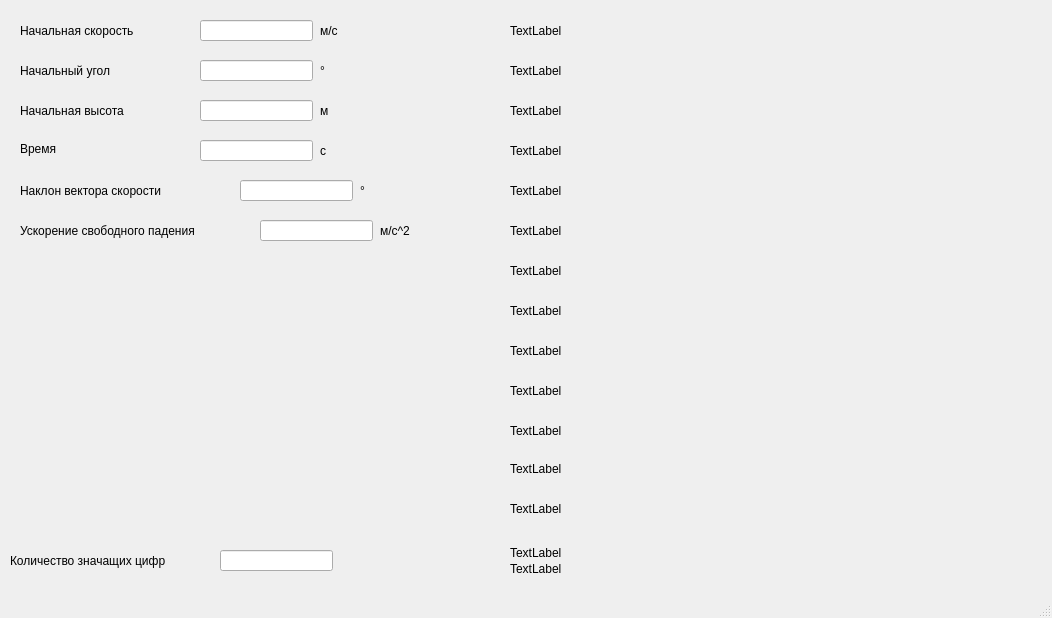
<?xml version="1.0" encoding="UTF-8"?>
<ui version="4.0">
 <class>MainWindow</class>
 <widget class="QMainWindow" name="MainWindow">
  <property name="geometry">
   <rect>
    <x>0</x>
    <y>0</y>
    <width>1052</width>
    <height>618</height>
   </rect>
  </property>
  <property name="windowTitle">
   <string>MainWindow</string>
  </property>
  <widget class="QWidget" name="centralwidget">
   <widget class="QLineEdit" name="speedField">
    <property name="geometry">
     <rect>
      <x>200</x>
      <y>20</y>
      <width>113</width>
      <height>21</height>
     </rect>
    </property>
   </widget>
   <widget class="QLineEdit" name="angleField">
    <property name="geometry">
     <rect>
      <x>200</x>
      <y>60</y>
      <width>113</width>
      <height>21</height>
     </rect>
    </property>
   </widget>
   <widget class="QLineEdit" name="heightField">
    <property name="geometry">
     <rect>
      <x>200</x>
      <y>100</y>
      <width>113</width>
      <height>21</height>
     </rect>
    </property>
   </widget>
   <widget class="QLineEdit" name="timeField">
    <property name="geometry">
     <rect>
      <x>200</x>
      <y>140</y>
      <width>113</width>
      <height>21</height>
     </rect>
    </property>
   </widget>
   <widget class="QLabel" name="label">
    <property name="geometry">
     <rect>
      <x>20</x>
      <y>20</y>
      <width>161</width>
      <height>21</height>
     </rect>
    </property>
    <property name="text">
     <string>Начальная скорость</string>
    </property>
   </widget>
   <widget class="QLabel" name="label_2">
    <property name="geometry">
     <rect>
      <x>20</x>
      <y>60</y>
      <width>131</width>
      <height>21</height>
     </rect>
    </property>
    <property name="text">
     <string>Начальный угол</string>
    </property>
   </widget>
   <widget class="QLabel" name="label_3">
    <property name="geometry">
     <rect>
      <x>20</x>
      <y>100</y>
      <width>141</width>
      <height>21</height>
     </rect>
    </property>
    <property name="text">
     <string>Начальная высота</string>
    </property>
   </widget>
   <widget class="QLabel" name="label_4">
    <property name="geometry">
     <rect>
      <x>20</x>
      <y>140</y>
      <width>67</width>
      <height>17</height>
     </rect>
    </property>
    <property name="text">
     <string>Время</string>
    </property>
   </widget>
   <widget class="QLabel" name="label_5">
    <property name="geometry">
     <rect>
      <x>20</x>
      <y>180</y>
      <width>201</width>
      <height>21</height>
     </rect>
    </property>
    <property name="text">
     <string>Наклон вектора скорости</string>
    </property>
   </widget>
   <widget class="QLineEdit" name="vectorDirectionField">
    <property name="geometry">
     <rect>
      <x>240</x>
      <y>180</y>
      <width>113</width>
      <height>21</height>
     </rect>
    </property>
   </widget>
   <widget class="QLabel" name="label_6">
    <property name="geometry">
     <rect>
      <x>320</x>
      <y>20</y>
      <width>67</width>
      <height>21</height>
     </rect>
    </property>
    <property name="text">
     <string>м/с</string>
    </property>
   </widget>
   <widget class="QLabel" name="label_7">
    <property name="geometry">
     <rect>
      <x>320</x>
      <y>60</y>
      <width>67</width>
      <height>21</height>
     </rect>
    </property>
    <property name="text">
     <string>°</string>
    </property>
   </widget>
   <widget class="QLabel" name="label_8">
    <property name="geometry">
     <rect>
      <x>320</x>
      <y>100</y>
      <width>67</width>
      <height>21</height>
     </rect>
    </property>
    <property name="text">
     <string>м</string>
    </property>
   </widget>
   <widget class="QLabel" name="label_9">
    <property name="geometry">
     <rect>
      <x>320</x>
      <y>140</y>
      <width>67</width>
      <height>21</height>
     </rect>
    </property>
    <property name="text">
     <string>с</string>
    </property>
   </widget>
   <widget class="QLabel" name="label_10">
    <property name="geometry">
     <rect>
      <x>360</x>
      <y>180</y>
      <width>67</width>
      <height>21</height>
     </rect>
    </property>
    <property name="text">
     <string>°</string>
    </property>
   </widget>
   <widget class="QLabel" name="label_11">
    <property name="geometry">
     <rect>
      <x>20</x>
      <y>220</y>
      <width>241</width>
      <height>21</height>
     </rect>
    </property>
    <property name="text">
     <string>Ускорение свободного падения</string>
    </property>
   </widget>
   <widget class="QLabel" name="label_12">
    <property name="geometry">
     <rect>
      <x>380</x>
      <y>220</y>
      <width>67</width>
      <height>21</height>
     </rect>
    </property>
    <property name="text">
     <string>м/с^2</string>
    </property>
   </widget>
   <widget class="QLineEdit" name="gField">
    <property name="geometry">
     <rect>
      <x>260</x>
      <y>220</y>
      <width>113</width>
      <height>21</height>
     </rect>
    </property>
   </widget>
   <widget class="QLabel" name="label_13">
    <property name="geometry">
     <rect>
      <x>10</x>
      <y>550</y>
      <width>211</width>
      <height>21</height>
     </rect>
    </property>
    <property name="text">
     <string>Количество значащих цифр</string>
    </property>
   </widget>
   <widget class="QLineEdit" name="digitsField">
    <property name="geometry">
     <rect>
      <x>220</x>
      <y>550</y>
      <width>113</width>
      <height>21</height>
     </rect>
    </property>
   </widget>
   <widget class="QLabel" name="label_14">
    <property name="geometry">
     <rect>
      <x>510</x>
      <y>20</y>
      <width>531</width>
      <height>21</height>
     </rect>
    </property>
    <property name="text">
     <string>TextLabel</string>
    </property>
   </widget>
   <widget class="QLabel" name="label_15">
    <property name="geometry">
     <rect>
      <x>510</x>
      <y>60</y>
      <width>531</width>
      <height>21</height>
     </rect>
    </property>
    <property name="text">
     <string>TextLabel</string>
    </property>
   </widget>
   <widget class="QLabel" name="label_16">
    <property name="geometry">
     <rect>
      <x>510</x>
      <y>100</y>
      <width>531</width>
      <height>21</height>
     </rect>
    </property>
    <property name="text">
     <string>TextLabel</string>
    </property>
   </widget>
   <widget class="QLabel" name="label_17">
    <property name="geometry">
     <rect>
      <x>510</x>
      <y>140</y>
      <width>531</width>
      <height>21</height>
     </rect>
    </property>
    <property name="text">
     <string>TextLabel</string>
    </property>
   </widget>
   <widget class="QLabel" name="label_18">
    <property name="geometry">
     <rect>
      <x>510</x>
      <y>180</y>
      <width>531</width>
      <height>21</height>
     </rect>
    </property>
    <property name="text">
     <string>TextLabel</string>
    </property>
   </widget>
   <widget class="QLabel" name="label_19">
    <property name="geometry">
     <rect>
      <x>510</x>
      <y>220</y>
      <width>531</width>
      <height>21</height>
     </rect>
    </property>
    <property name="text">
     <string>TextLabel</string>
    </property>
   </widget>
   <widget class="QLabel" name="label_20">
    <property name="geometry">
     <rect>
      <x>510</x>
      <y>260</y>
      <width>531</width>
      <height>21</height>
     </rect>
    </property>
    <property name="text">
     <string>TextLabel</string>
    </property>
   </widget>
   <widget class="QLabel" name="label_21">
    <property name="geometry">
     <rect>
      <x>510</x>
      <y>300</y>
      <width>531</width>
      <height>21</height>
     </rect>
    </property>
    <property name="text">
     <string>TextLabel</string>
    </property>
   </widget>
   <widget class="QLabel" name="label_22">
    <property name="geometry">
     <rect>
      <x>510</x>
      <y>380</y>
      <width>531</width>
      <height>21</height>
     </rect>
    </property>
    <property name="text">
     <string>TextLabel</string>
    </property>
   </widget>
   <widget class="QLabel" name="label_23">
    <property name="geometry">
     <rect>
      <x>510</x>
      <y>420</y>
      <width>531</width>
      <height>21</height>
     </rect>
    </property>
    <property name="text">
     <string>TextLabel</string>
    </property>
   </widget>
   <widget class="QLabel" name="label_24">
    <property name="geometry">
     <rect>
      <x>510</x>
      <y>460</y>
      <width>531</width>
      <height>17</height>
     </rect>
    </property>
    <property name="text">
     <string>TextLabel</string>
    </property>
   </widget>
   <widget class="QLabel" name="label_25">
    <property name="geometry">
     <rect>
      <x>510</x>
      <y>500</y>
      <width>531</width>
      <height>17</height>
     </rect>
    </property>
    <property name="text">
     <string>TextLabel</string>
    </property>
   </widget>
   <widget class="QLabel" name="label_26">
    <property name="geometry">
     <rect>
      <x>510</x>
      <y>544</y>
      <width>531</width>
      <height>17</height>
     </rect>
    </property>
    <property name="text">
     <string>TextLabel</string>
    </property>
   </widget>
   <widget class="QLabel" name="label_27">
    <property name="geometry">
     <rect>
      <x>510</x>
      <y>560</y>
      <width>531</width>
      <height>17</height>
     </rect>
    </property>
    <property name="text">
     <string>TextLabel</string>
    </property>
   </widget>
   <widget class="QLabel" name="label_28">
    <property name="geometry">
     <rect>
      <x>510</x>
      <y>340</y>
      <width>531</width>
      <height>21</height>
     </rect>
    </property>
    <property name="text">
     <string>TextLabel</string>
    </property>
   </widget>
  </widget>
  <widget class="QMenuBar" name="menubar">
   <property name="geometry">
    <rect>
     <x>0</x>
     <y>0</y>
     <width>1052</width>
     <height>22</height>
    </rect>
   </property>
  </widget>
  <widget class="QStatusBar" name="statusbar"/>
 </widget>
 <resources/>
 <connections/>
</ui>
